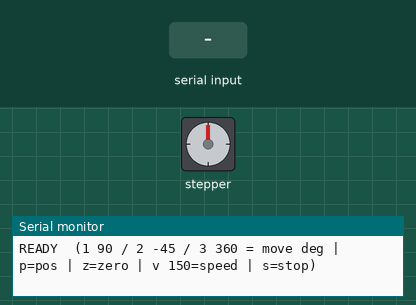
Recording of a sketch running on a simulated Arduino Uno, built with avr-gcc and run on an emulated ATmega328P. Shown: stepper motor, the last lines printed to the serial monitor. The test bench sets the inputs (shaded band). Stepper angles assume 1000 steps per turn.

Above: at 1.2 s.
1.3 s: "1 90\n" received over Serial
At 1.45 s:
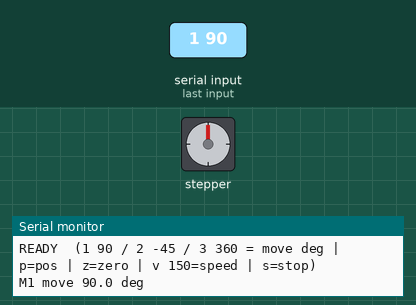
At 2.1 s:
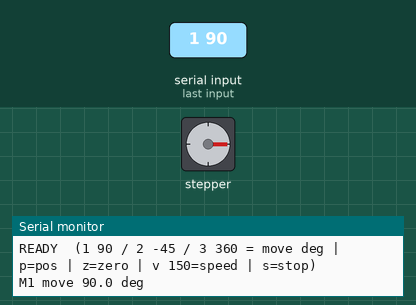
3.2 s: "S\n" received over Serial
4.7 s: "v\n" received over Serial
6.2 s: "90 45\n" received over Serial
7.7 s: "p90\n" received over Serial
9.2 s: "z90\n" received over Serial
Timing chart, 0 to 11.7 s (numbered marks = the images above; inputs shaded):
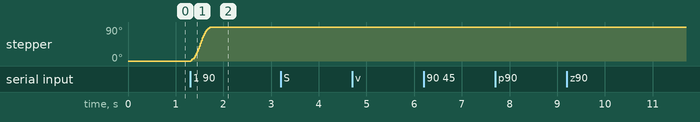

Measured:
- after the input at 1.3 s, stepper: turns 90° clockwise in 0.41 s, starting at once

The sketch:

arm_stepper_control.ino
```cpp
/*
  arm_stepper_control.ino  --  ST-NK1748E 스텝모터 3개: 모터별 '각도 이동' + '각도 측정' 기본세팅
  대상: 별도(새) 아두이노 하나. AccelStepper 라이브러리 필요.
  기능: (1) 각 모터를 개별로 (2) 원하는 각도만큼 돌리고 (3) 지금 몇 도인지 읽기 + 속도/영점.

  ===== 필요한 라이브러리 (한 번만) =====
    Arduino IDE -> 스케치 -> 라이브러리 포함하기 -> 라이브러리 관리 -> "AccelStepper"(Mike McCauley) 설치.

  ===== 제어 (시리얼 모니터, 115200. 각 명령은 치고 Enter) =====
    1 <deg>   : 모터1 을 <deg>도 만큼 이동(상대). 예) '1 90' = +90도,  '1 -45' = -45도
    2 <deg>   : 모터2 이동          3 <deg> : 모터3 이동
    p         : 3개 모터 현재 각도 출력(측정)
    z         : 지금 위치를 0도로(전체 영점)
    v <dps>   : 속도 설정(도/초). 예) 'v 150'
    s         : 즉시 정지(감속). 이동 중 취소.
    -> 여러 모터에 명령을 연달아 주면 동시에 움직입니다(각자 목표까지).

  ===== 배선 (앞 테스트와 동일, 공통애노드 5V) =====
    모터1: PU-(노랑)->핀2, DIR-(주황)->핀3 | 모터2: ->핀4,핀5 | 모터3: ->핀6,핀7
    PU+(초록)/DIR+(보라) 전부 -> 아두이노 5V | V+(빨강)->24V, V-(검정)->배터리- | EN/AL 미사용
    아두이노-24V 접지 공유 불필요(옵토절연).

  ===== ★ 각도 정확도의 핵심: STEPS_PER_REV 가 DIP 마이크로스텝과 반드시 같아야 함 =====
    지금 DIP = SW1,2,3 ON -> 1000 step/rev -> 아래 STEPS_PER_REV=1000. (0.36도/스텝)
    더 세밀하게: DIP 를 3200(SW1 ON,SW2 OFF,SW3 ON) 으로 바꾸고 STEPS_PER_REV=3200 (0.1125도/스텝).
    ※ DIP 와 이 값이 다르면 '90도' 명령이 엉뚱한 각도로 돕니다.

  ===== 측정에 대한 정직한 설명 =====
    여기서 보고하는 각도 = '보낸 스텝 수'로 계산한 '명령 각도'입니다. 이 모터는 closed-loop(내장
    엔코더 1000CPR)라 드라이버가 그 명령 위치까지 실제로 맞춰갑니다(못 맞추면 AL 경보). 즉 경보만
    없으면 명령각도 ~= 실제각도. 드라이버 내부 엔코더 실측값은 10핀에 안 나와서(별도 시리얼 필요)
    아두이노가 직접은 못 읽습니다. 실측검증이 필요하면 나중에 AL(경보)선을 읽어 스텝손실을 감지.
*/
#include <AccelStepper.h>

const long  STEPS_PER_REV = 1000;                      // ★DIP 와 일치시킬 것 (SW1,2,3 ON = 1000)
const float STEPS_PER_DEG = STEPS_PER_REV / 360.0;

// DRIVER 모드 = (STEP핀, DIR핀). 모터1/2/3
AccelStepper m1(AccelStepper::DRIVER, 2, 3);
AccelStepper m2(AccelStepper::DRIVER, 4, 5);
AccelStepper m3(AccelStepper::DRIVER, 6, 7);
AccelStepper* M[3] = {&m1, &m2, &m3};

float speed_dps = 900;    // 속도(도/초)
float accel_dps2 = 2000.0;   // 가속(도/초^2)

char buf[24];
byte blen = 0;

void applySpeedAccel() {
  for (int i = 0; i < 3; i++) {
    M[i]->setMaxSpeed(speed_dps * STEPS_PER_DEG);
    M[i]->setAcceleration(accel_dps2 * STEPS_PER_DEG);
  }
}

void reportPos() {
  for (int i = 0; i < 3; i++) {
    float deg = M[i]->currentPosition() / STEPS_PER_DEG;
    Serial.print("M"); Serial.print(i + 1); Serial.print("=");
    Serial.print(deg, 1); Serial.print("deg  ");
  }
  Serial.println();
}

void handleLine(char* s) {
  while (*s == ' ') s++;                 // 앞 공백 제거
  char c = *s;
  if (c == 'p' || c == 'P') { reportPos(); return; }
  if (c == 'z' || c == 'Z') { for (int i = 0; i < 3; i++) M[i]->setCurrentPosition(0);
                              Serial.println("ZERO (0 deg)"); return; }
  if (c == 's' || c == 'S') { for (int i = 0; i < 3; i++) M[i]->stop();
                              Serial.println("STOP"); return; }
  if (c == 'v' || c == 'V') { float v = atof(s + 1); if (v > 0) { speed_dps = v; applySpeedAccel(); }
                              Serial.print("speed="); Serial.print(speed_dps); Serial.println(" deg/s"); return; }
  if (c >= '1' && c <= '3') {
    int idx = c - '1';
    float deg = atof(s + 1);             // 명령 문자 뒤의 숫자(각도)
    long steps = (long)(deg * STEPS_PER_DEG + (deg >= 0 ? 0.5f : -0.5f));
    M[idx]->move(steps);                 // 상대 이동(현재 목표에 더함)
    Serial.print("M"); Serial.print(idx + 1); Serial.print(" move ");
    Serial.print(deg, 1); Serial.println(" deg");
    return;
  }
  Serial.println("?");
}

void setup() {
  for (int i = 0; i < 3; i++) {
    // 공통애노드(active-LOW): STEP 핀을 반전 -> 유휴 HIGH(LED off), 스텝시 LOW 펄스(LED on)
    M[i]->setPinsInverted(false, true, false);   // (dir, step, enable). 방향 반대면 첫 인자 true 로
    M[i]->setMinPulseWidth(5);                    // 옵토가 확실히 인식하도록 5us
  }
  applySpeedAccel();
  Serial.begin(115200);
  Serial.println("READY  (1 90 / 2 -45 / 3 360 = move deg | p=pos | z=zero | v 150=speed | s=stop)");
}

void loop() {
  // ---- 시리얼 라인 수집(비블로킹) ----
  while (Serial.available()) {
    char ch = Serial.read();
    if (ch == '\n' || ch == '\r') {
      if (blen > 0) { buf[blen] = 0; handleLine(buf); blen = 0; }
    } else if (blen < (byte)sizeof(buf) - 1) {
      buf[blen++] = ch;
    }
  }
  // ---- 3개 모터 비블로킹 구동(각자 목표까지 가감속) ----
  m1.run();
  m2.run();
  m3.run();
}
```
